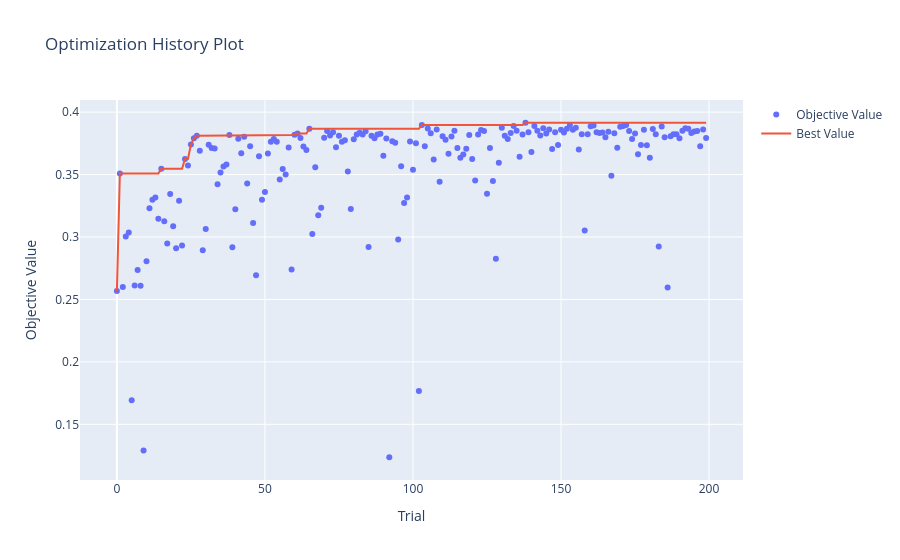

This figure's notebook cell:
### Code cell
best_params = study.best_params
optuna.visualization.plot_optimization_history(study)

### Figure 1 — Plotly figure (JSON) as saved in the notebook; plotly's stock layout.template omitted (floating-point values rounded to 4 significant figures; data arrays with more than 128 entries replaced by an {"elided": "..."} marker saying what was removed)
{"data": [{"mode": "markers", "name": "Objective Value", "type": "scatter", "x": {"elided": "200 int values"}, "y": {"elided": "200 float values"}}, {"mode": "lines", "name": "Best Value", "type": "scatter", "x": {"elided": "200 int values"}, "y": {"elided": "200 float values"}}, {"marker": {"color": "#cccccc"}, "mode": "markers", "name": "Infeasible Trial", "showlegend": false, "type": "scatter", "x": [], "y": []}], "layout": {"title": {"text": "Optimization History Plot"}, "xaxis": {"title": {"text": "Trial"}}, "yaxis": {"title": {"text": "Objective Value"}}}}
